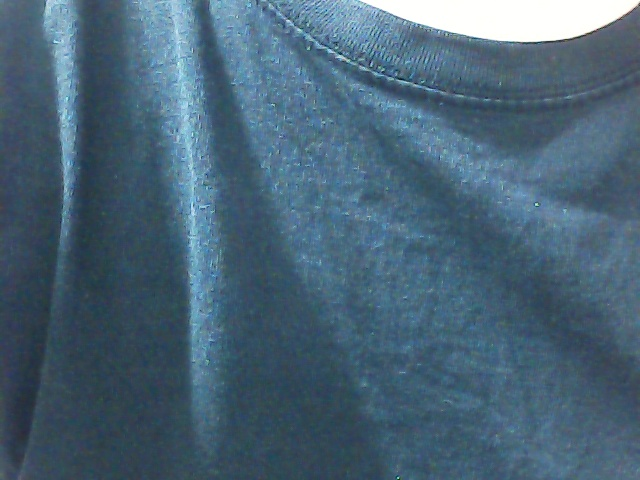
#> input picture 2026 1학기 젯슨나노 객체인식 분류+르로봇/project/camera_test.jpg, 640 x 480 px
$ python -i preprocessor.py   (imports and definitions only)
#> lines starting #> are read from the running program, lines starting #| are printed output that depends on the picture
#> further down, picture is the input picture: shape (480, 640, 3); mean B, G, R 119.3, 100.6, 73.9
"""inference 전처리 — 추론 입력용으로 프레임을 가공한다 (기획서 4.6 계약).

현재 백엔드(ultralytics)는 리사이즈·정규화를 내부에서 처리하므로
여기서는 거울 반전만 담당한다. 추후 TensorRT 바인딩을 직접 다루게 되면
letterbox·정규화·CHW 변환이 이 모듈로 들어온다.
"""
import math

import cv2
import numpy as np

BLUR_KSIZE = 13   # 가우시안 블러 커널(홀수 필수) — **축소된 프레임에** 적용된다.
                  # 원본 기준으로는 13 × BLUR_DOWNSCALE = 52 상당 (구 51과 동등)
BRIDGE_PX = 9     # 연결성 판정 전에 메울 틈의 크기(절반 해상도 기준 —
                  # 원본으로는 약 18px). 손목처럼 얇은 부위에서 마스크가 한두
                  # 화소 끊겨 **내 손이 별개 덩어리로 버려지는 것**을 막는다.
                  # 키우면 내 손이 안전해지지만 뒷사람과도 붙기 쉬워진다
BLUR_DOWNSCALE = 4  # 블러 전 축소 배율 — ★2026-08-07 성능(코드 리뷰 지적).
                  # 종전엔 720p 원본에 51×51을 매 프레임 돌렸다: 분리 필터라도
                  # 픽셀당 ~100연산 × 2.7M픽셀이라 이미 낮은 FPS(3.7~7.0)를 더
                  # 갉는다. 1/4로 줄여 블러하고 되돌리면 **연산량이 ~1/16**이 되고,
                  # 목적이 "디테일 파괴"라 축소-확대로 생기는 화질 차이는 오히려
                  # 취지에 부합한다(축소 자체가 저역통과다). 표준 기법


def _blur_whole(frame):
    """프레임 전체를 흐린 사본 — 축소→블러→확대로 원본 직접 블러를 대체한다.

    2026-08-07 신설. 두 블러 함수가 같은 비용 문제를 공유하므로 한 곳에 모았다
    (BLUR_DOWNSCALE 주석에 근거).
    """
    height_px, width_px = frame.shape[:2]
#> height_px = 480; width_px = 640
    small = cv2.resize(frame, (max(1, width_px // BLUR_DOWNSCALE),
                               max(1, height_px // BLUR_DOWNSCALE)),
                       interpolation=cv2.INTER_AREA)
    small = cv2.GaussianBlur(small, (BLUR_KSIZE, BLUR_KSIZE), 0)
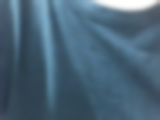
#> small: shape (120, 160, 3); mean B, G, R 119.2, 100.5, 73.8
    return cv2.resize(small, (width_px, height_px), interpolation=cv2.INTER_LINEAR)


# [249 lines left out: functions anchor_keep_sharp_box, blur_outside_region, keep_component_at, arm_reach_mask, hand_box_reach_mask, combine_reach_masks and 1 more, not called in this run]


class Preprocessor:
    def __init__(self, config):
        self._is_mirror = config["camera"]["mirror"]

    # [5 lines left out: function preprocess_frame, not called in this run]

>>> import cv2
>>> picture = cv2.imread('../../../../../../../2026 1학기 젯슨나노 객체인식 분류+르로봇/project/camera_test.jpg')
>>> result = _blur_whole(picture)
